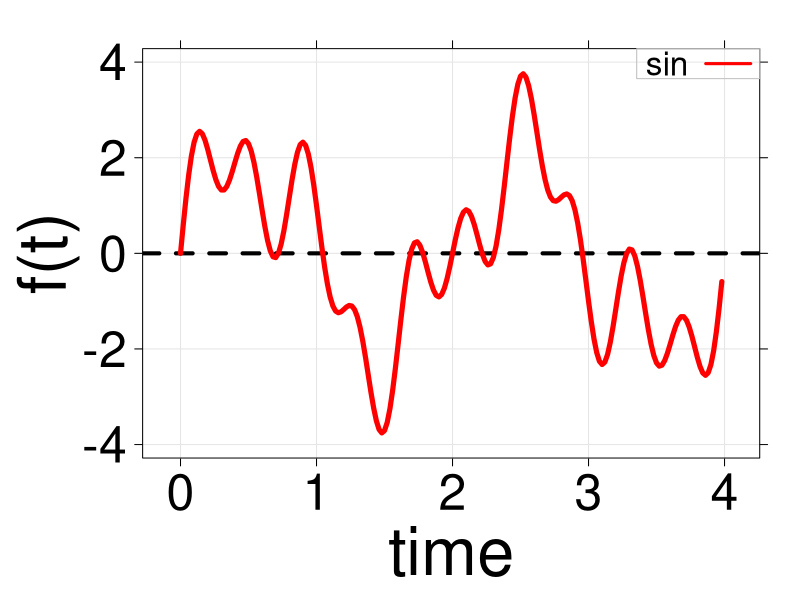
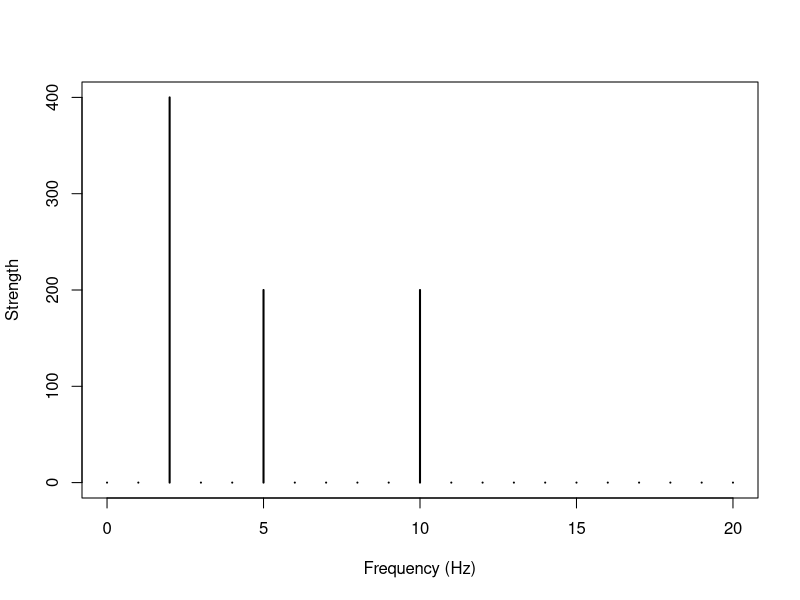

The R script that drew these images, in order:
#
#  White Gaussian Noise
#  from Razor 9DOF IMU data
#
#  Miguel Xochicale <perez.xochicale AT gmail.com>
#  University of Birmingham, UK
#  the 26th of May 2015

##################################################
# ref
# http://www.di.fc.ul.pt/~jpn/r/fourier/fourier.html


library(lattice) # for xyplot
library(stats) # for fft

#
# set.seed(12345)
# gwn <- rnorm(500, mean = 0, sd = 1)
# plot.ts(gwn, xlab = "", ylab = "")


# tn <- seq(0,5,by= 1/50)
# samples <- 1:length(tn)
#



plot.fourier <- function(fourier.series, f.0, ts) {
  w <- 2*pi*f.0
  trajectory <- sapply(ts, function(t) fourier.series(t,w))

  plotacc <- xyplot( trajectory ~ ts,
                    pch=16, col.line = c('red'), type = c("l","g"), lwd=5,
                    #         main=list(label=paste(patternN, "_", substr(filename_imuN,1,4)," acc",sep=""), cex=2.5),
                    xlab=list(label="time", cex=4),
                    ylab=list(label="f(t)", cex=4),
                    scales=list(font=1, cex=3
                                #,y=list(at=seq(-2,2,1),limits=c(-2.1,2.1))
                                #x=list(at=seq(-5,5,2),limits=c(-7,7))
                    ),
                    abline=list(h=c(0),lwd=4,lty=2),
                    #abline(v=c(15,20), col=c("blue", "red"), lty=c(1,2), lwd=c(1, 3))
                    #        abline=list(h=1,lwd=4,lty=2),
                    ## LABELS
                    key=list(
                      border= "grey",
                      text = list(c("sin")),
                      lines = list(pch=c(1), col= c('red')), type="l", lwd=3,
                      cex=2, # control the character expansion  of the symbols
                      corner=c(1,1) # position
                    ),

                    grid = TRUE
  )
  print(plotacc)
}



# An eg
#plot.fourier(function(t,w) {sin(w*t)}, 2, ts=seq(0,1,1/100))

acq.freq <- 50                    # data acquisition (sample) frequency (Hz)
time     <- 4                    # measuring time interval (seconds)
ts       <- seq(0,time-1/acq.freq, 1/acq.freq) # vector of sampling time-points (s)
f.0      <- 1/time

dc.component <- 0
component.strength <- c(2,1,1) # strength of signal components
component.freqs <- c(2,5,10)        # frequency of signal components (Hz)
component.delay <- c(0,0,0)         # delay of signal components (radians)



f   <- function(t,w) {
  dc.component +
    sum( component.strength * sin(component.freqs*w*t + component.delay))
}

plot.fourier(f, f.0, ts=ts)


plot.frequency.spectrum <- function(X.k, xlimits=c(0,length(X.k))) {
  plot.data  <- cbind(0:(length(X.k)-1), Mod(X.k))

  # TODO: why this scaling is necessary?
  plot.data[2:length(X.k),2] <- 2*plot.data[2:length(X.k),2]

  plot(plot.data, t="h", lwd=2, main="",
       xlab="Frequency (Hz)", ylab="Strength",
       xlim=xlimits, ylim=c(0,max(Mod(plot.data[,2]))))
}


w <- 2*pi*f.0
trajectory <- sapply(ts, function(t) f(t,w))
head(trajectory,n=30)

#
X.k <- fft(trajectory)    # find all harmonics with fft()
plot.frequency.spectrum(X.k, xlimits=c(0,20))
#
